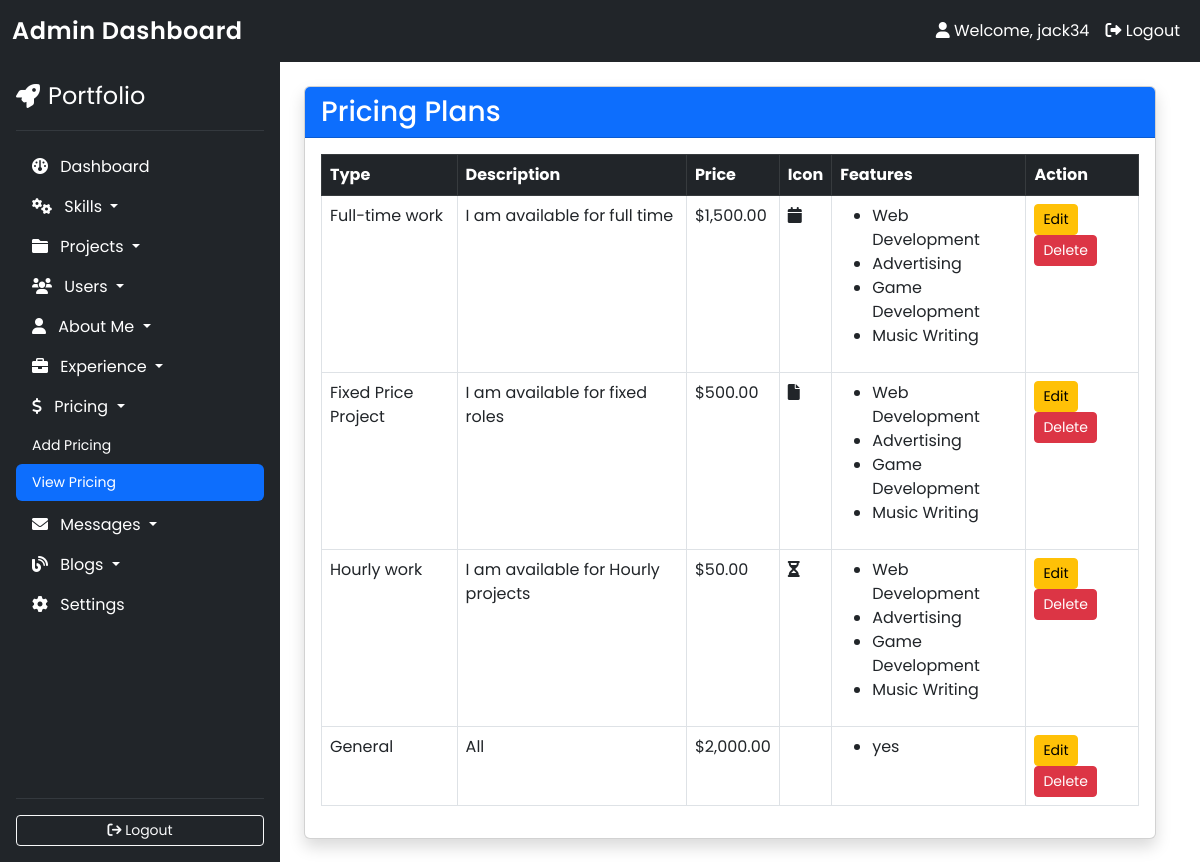
The app's page /admin/view_pricing.php (signed in) with its own data.
### tables this page shows
CREATE TABLE `pricing` (
  `id` int(11) NOT NULL,
  `type` varchar(50) NOT NULL,
  `description` text NOT NULL,
  `price` decimal(10,2) NOT NULL,
  `icon` varchar(50) NOT NULL,
  `features` text NOT NULL
);

### admin/view_pricing.php (the view)
<?php
include 'header.php';
include 'config.php';
$query = "SELECT * FROM pricing";
$result = $conn->query($query);
?>
<div class="container-fluid">
    <div class="row">
        <?php include('sidebar.php'); ?>
        <div class="col-9 p-4">
            <div class="card shadow">
                <div class="card-header bg-primary text-white">
                    <h3 class="mb-0">Pricing Plans</h3>
                </div>
                <div class="card-body">
                    <table class="table table-hover table-bordered">
                        <thead class="table-dark">
                            <tr>
                                <th>Type</th>
                                <th>Description</th>
                                <th>Price</th>
                                <th>Icon</th>
                                <th>Features</th>
                                <th>Action</th>
                            </tr>
                        </thead>
                        <tbody>
                            <?php while ($row = $result->fetch_assoc()) { ?>
                                <tr>
                                    <td><?= htmlspecialchars($row['type']); ?></td>
                                    <td><?= htmlspecialchars($row['description']); ?></td>
                                    <td>$<?= htmlspecialchars(number_format($row['price'], 2)); ?></td>
                                    <td><i class="<?= htmlspecialchars($row['icon']); ?>"></i></td>
                                    <td>
                                        <ul>
                                            <?php foreach (explode(',', $row['features']) as $feature) { ?>
                                                <li><?= htmlspecialchars(trim($feature)); ?></li>
                                            <?php } ?>
                                        </ul>
                                    </td>
                                    <td>
                                        <a href="edit_pricing.php?id=<?= $row['id']; ?>" class="btn btn-warning btn-sm">Edit</a>
                                        <a href="delete_pricing.php?id=<?= $row['id']; ?>" class="btn btn-danger btn-sm" onclick="return confirm('Are you sure you want to delete this plan?');">Delete</a>
                                    </td>
                                </tr>
                            <?php } ?>
                        </tbody>
                    </table>
                </div>
            </div>
        </div>
    </div>
</div>
<?php include('footer.php'); ?>

### admin/header.php (style rules this page uses)
body { font-family: 'Poppins', sans-serif; }

### records on screen
pricing: type "Full-time work", description "I am available for full time", price "1,500.00", features "Web Development", features "Advertising", features "Game Development", features "Music Writing"
pricing: type "Fixed Price Project", description "I am available for fixed roles", price "500.00", features "Web Development", features "Advertising", features "Game Development", features "Music Writing"
pricing: type "Hourly work", description "I am available for Hourly projects", price "50.00", features "Web Development", features "Advertising", features "Game Development", features "Music Writing"
pricing: type "General", description "All", price "2,000.00", features "yes"

### other values on screen
$_SESSION['username'] "jack34"
